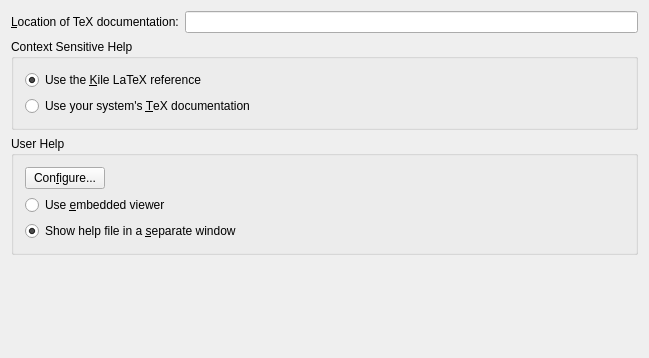
<?xml version="1.0" encoding="UTF-8"?>
<ui version="4.0">
 <class>KileWidgetHelpConfig</class>
 <widget class="QWidget" name="KileWidgetHelpConfig">
  <property name="geometry">
   <rect>
    <x>0</x>
    <y>0</y>
    <width>649</width>
    <height>358</height>
   </rect>
  </property>
  <property name="sizePolicy">
   <sizepolicy hsizetype="Minimum" vsizetype="Minimum">
    <horstretch>0</horstretch>
    <verstretch>0</verstretch>
   </sizepolicy>
  </property>
  <property name="windowTitle">
   <string>Help</string>
  </property>
  <layout class="QVBoxLayout">
   <item>
    <layout class="QHBoxLayout">
     <item>
      <widget class="QLabel" name="m_lbLocation">
       <property name="whatsThis">
        <string>Insert the path to the TeX documentation directory here. For example /usr/share/texmf/doc.</string>
       </property>
       <property name="text">
        <string>&amp;Location of TeX documentation:</string>
       </property>
       <property name="wordWrap">
        <bool>false</bool>
       </property>
       <property name="buddy">
        <cstring>kcfg_location</cstring>
       </property>
      </widget>
     </item>
     <item>
      <widget class="KLineEdit" name="kcfg_location"/>
     </item>
    </layout>
   </item>
   <item>
    <widget class="QGroupBox" name="m_gbContextHelp">
     <property name="sizePolicy">
      <sizepolicy hsizetype="Minimum" vsizetype="Minimum">
       <horstretch>0</horstretch>
       <verstretch>0</verstretch>
      </sizepolicy>
     </property>
     <property name="title">
      <string>Context Sensitive Help</string>
     </property>
     <property name="flat">
      <bool>true</bool>
     </property>
     <layout class="QVBoxLayout">
      <item>
       <widget class="QRadioButton" name="kcfg_kilerefs">
        <property name="text">
         <string>Use the &amp;Kile LaTeX reference</string>
        </property>
        <property name="checked">
         <bool>true</bool>
        </property>
        <property name="buttonGroupId" stdset="0">
         <number>0</number>
        </property>
       </widget>
      </item>
      <item>
       <widget class="QRadioButton" name="kcfg_texrefs">
        <property name="text">
         <string>Use your system's &amp;TeX documentation</string>
        </property>
        <property name="buttonGroupId" stdset="0">
         <number>1</number>
        </property>
       </widget>
      </item>
     </layout>
    </widget>
   </item>
   <item>
    <widget class="QGroupBox" name="m_gbUserHelp">
     <property name="sizePolicy">
      <sizepolicy hsizetype="Minimum" vsizetype="Minimum">
       <horstretch>0</horstretch>
       <verstretch>0</verstretch>
      </sizepolicy>
     </property>
     <property name="title">
      <string>User Help</string>
     </property>
     <property name="flat">
      <bool>true</bool>
     </property>
     <layout class="QVBoxLayout">
      <item>
       <layout class="QHBoxLayout">
        <item>
         <widget class="QPushButton" name="m_pbConfigure">
          <property name="text">
           <string>Con&amp;figure...</string>
          </property>
         </widget>
        </item>
        <item>
         <spacer>
          <property name="orientation">
           <enum>Qt::Horizontal</enum>
          </property>
          <property name="sizeHint" stdset="0">
           <size>
            <width>40</width>
            <height>20</height>
           </size>
          </property>
         </spacer>
        </item>
       </layout>
      </item>
      <item>
       <widget class="QRadioButton" name="kcfg_embedded">
        <property name="text">
         <string>Use &amp;embedded viewer</string>
        </property>
       </widget>
      </item>
      <item>
       <widget class="QRadioButton" name="kcfg_external">
        <property name="text">
         <string>Show help file in a &amp;separate window</string>
        </property>
        <property name="checked">
         <bool>true</bool>
        </property>
       </widget>
      </item>
     </layout>
    </widget>
   </item>
   <item>
    <spacer>
     <property name="orientation">
      <enum>Qt::Vertical</enum>
     </property>
     <property name="sizeHint" stdset="0">
      <size>
       <width>20</width>
       <height>40</height>
      </size>
     </property>
    </spacer>
   </item>
  </layout>
 </widget>
 <layoutdefault spacing="6" margin="11"/>
 <pixmapfunction>qPixmapFromMimeSource</pixmapfunction>
 <customwidgets>
  <customwidget>
   <class>KLineEdit</class>
   <extends>QLineEdit</extends>
   <header>klineedit.h</header>
  </customwidget>
 </customwidgets>
 <includes>
  <include location="local">klineedit.h</include>
 </includes>
 <resources/>
 <connections/>
</ui>
